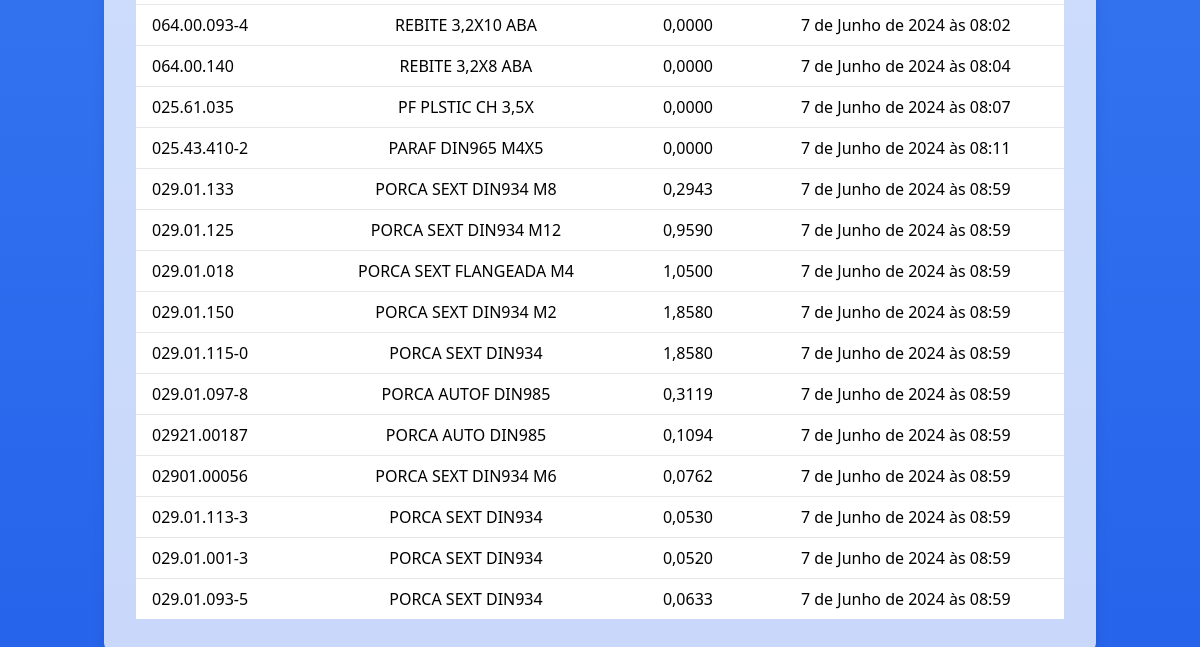
Page /produtos/listar/ (lower part) on the earlier database version.
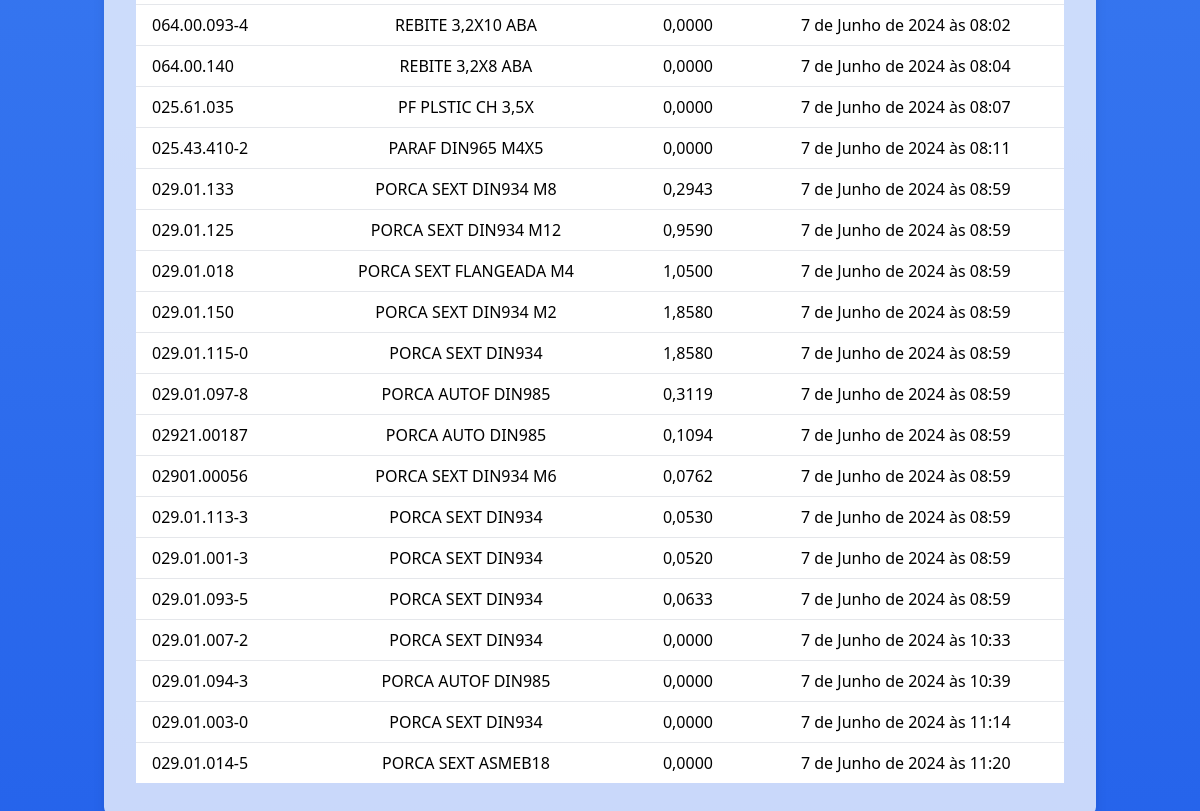
Same page on the later database version.
### produtos/models.py (models this page shows, shortened)
class Produto(models.Model):
    codigo = models.CharField(max_length=100, unique=True)
    nome = models.CharField(max_length=100)
    descricao_longa = models.TextField()
    valor = models.DecimalField(max_digits=10, decimal_places=4)
    numero_de_pecas = models.IntegerField(default=0)  # Novo campo
    pecas_compradas = models.IntegerField(default=0, null=True, blank=True)
    data_ultima_atualizacao = models.DateTimeField(auto_now=True)
    cotacao_efetivada = models.BooleanField(default=False)
    data_efetivacao = models.DateField(null=True, blank=True)
    codigo_fusofix = models.CharField(max_length=20, null=True, blank=True)

### produtos/views.py (the view)
# urls.py: path('listar/', views.listar_produtos, name='listar_produtos'),
def listar_produtos(request):
    produtos = Produto.objects.all()
    return render(request, 'produtos/listar_produtos.html', {'produtos': produtos})

### produtos/templates/produtos/listar_produtos.html (shortened to what this page needs)
{% load static %}
<!DOCTYPE html>
<html>
<head>
    <link rel="stylesheet" href="https://cdnjs.cloudflare.com/ajax/libs/font-awesome/5.15.4/css/all.min.css">
    <link href="https://cdn.jsdelivr.net/npm/tailwindcss@2.2.19/dist/tailwind.min.css" rel="stylesheet">
</head>
<body class="bg-gradient-to-b from-blue-400 to-blue-600 min-h-screen flex flex-col">
    <div class="container mx-auto py-10 px-4 flex-grow">
        <div class="bg-white bg-opacity-75 p-8 rounded-lg shadow-lg">
            <table class="min-w-full bg-white">
                <tbody class="divide-y divide-cyan-600 text-center">
                    {% for produto in produtos %}
                    <tr class="hover:bg-gray-200 cursor-pointer" onclick="openModal('{{ produto.codigo }}')">
                        <td class="py-2 px-4 text-left">{{ produto.codigo }}</td>
                        <td class="py-2 px-4">{{ produto.nome }}</td>
                        <td class="py-2 px-4">{{ produto.valor }}</td>
                        <td class="py-2 px-4">{{ produto.data_ultima_atualizacao }}</td>
                    </tr>
                    {% endfor %}
                </tbody>
            </table>
        </div>
    </div>
</body>
</html>

Differences in the rows shown:
added Produto: codigo "029.01.007-2", nome "PORCA SEXT DIN934", valor "0,0000", data_ultima_atualizacao "7 de Junho de 2024 às 10:33"
added Produto: codigo "029.01.094-3", nome "PORCA AUTOF DIN985", valor "0,0000", data_ultima_atualizacao "7 de Junho de 2024 às 10:39"
added Produto: codigo "029.01.003-0", nome "PORCA SEXT DIN934", valor "0,0000", data_ultima_atualizacao "7 de Junho de 2024 às 11:14"
added Produto: codigo "029.01.014-5", nome "PORCA SEXT ASMEB18", valor "0,0000", data_ultima_atualizacao "7 de Junho de 2024 às 11:20"
